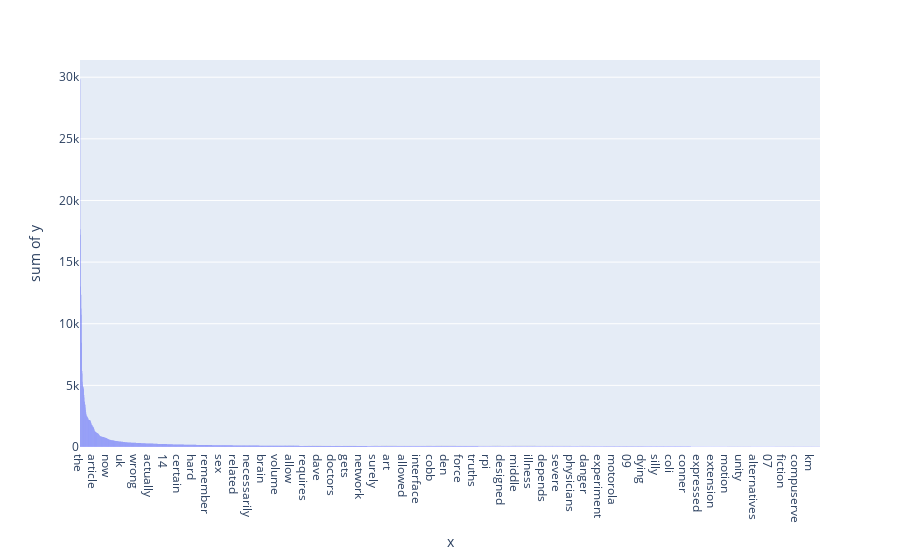

Write notebook code for a chart like this one.
### Markdown cell above
#### Exercise 15 (take home)

### Code cell
import plotly.figure_factory as ff

# fig =  ff.create_distplot([term_frequencies],'f')
# fig.show()
fig = px.histogram(x = freq_df[0][:3000], y = freq_df['frequency'][:3000], nbins=3000, text_auto=True)
fig.show()
#sns.displot(term_frequencies, x="term_frequencies", kind="kde", cut=0)

### Figure 1 — Plotly figure (JSON) as saved in the notebook; plotly's stock layout.template omitted (floating-point values rounded to 4 significant figures; data arrays with more than 128 entries replaced by an {"elided": "..."} marker saying what was removed)
{"data": [{"alignmentgroup": "True", "bingroup": "x", "histfunc": "sum", "hovertemplate": "x=%{x}<br>sum of y=%{y}<extra></extra>", "legendgroup": "", "marker": {"color": "#636efa", "pattern": {"shape": ""}}, "name": "", "nbinsx": 3000, "offsetgroup": "", "orientation": "v", "showlegend": false, "texttemplate": "%{value}", "type": "histogram", "x": {"elided": "3000 str values"}, "xaxis": "x", "y": {"elided": "3000 int values"}, "yaxis": "y"}], "layout": {"barmode": "relative", "legend": {"tracegroupgap": 0}, "margin": {"t": 60}, "xaxis": {"anchor": "y", "domain": [0, 1], "title": {"text": "x"}}, "yaxis": {"anchor": "x", "domain": [0, 1], "title": {"text": "sum of y"}}}}
